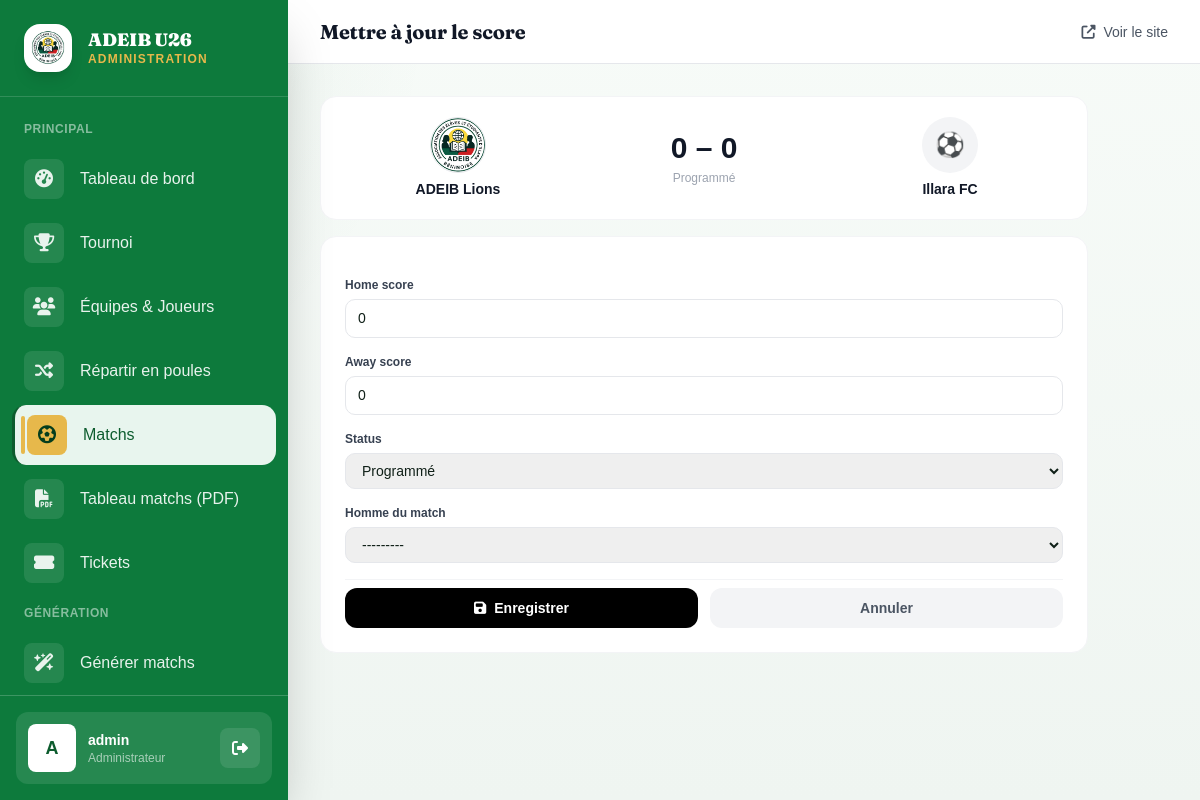
Page /admin-panel/matches/44/score/ (signed in) on the earlier database version.
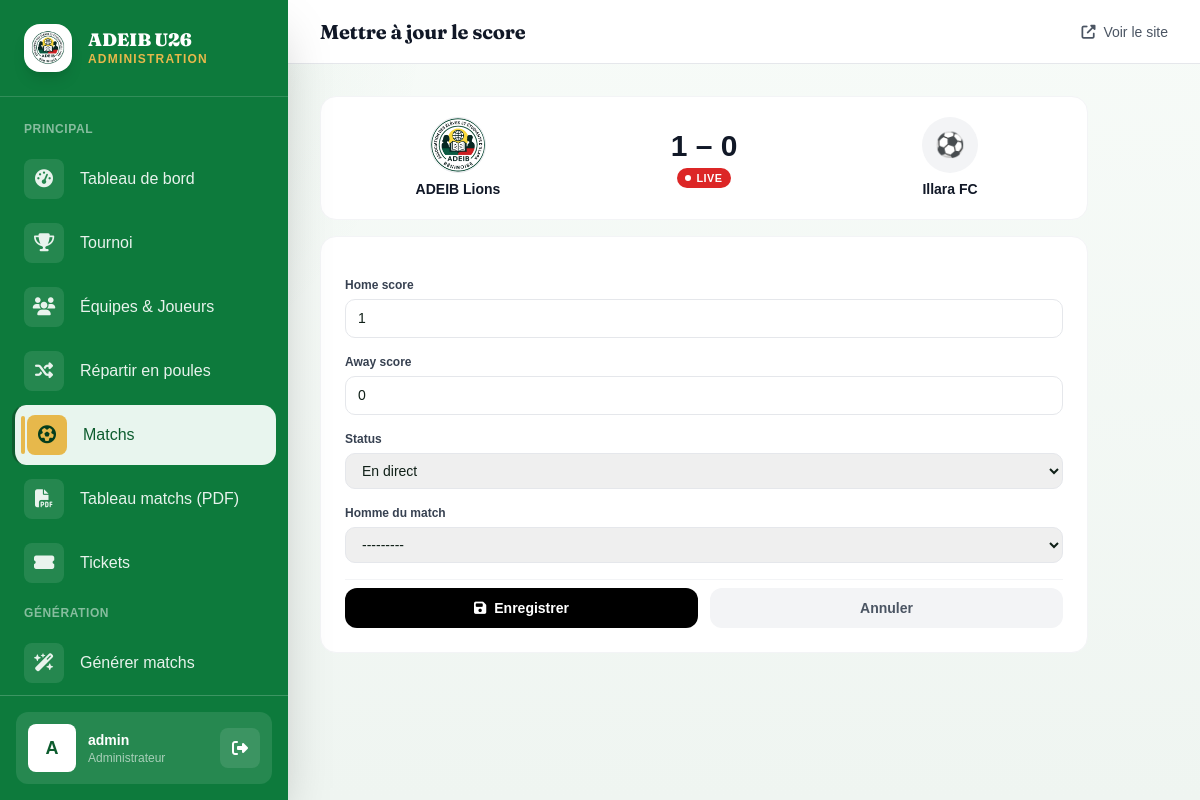
Same page on the later database version.
### tournament/models.py (models this page shows, shortened)
class Match(models.Model):
    PHASE_CHOICES = [
        ('GROUP', 'Phase de groupes'),
        ('QF', 'Quart de finale'),
        ('SF', 'Demi-finale'),
        ('3RD', 'Match 3e place'),
        ('FINAL', 'Finale'),
    ]
    STATUS_CHOICES = [
        ('SCHEDULED', 'Programmé'),
        ('LIVE', 'En direct'),
        ('FINISHED', 'Terminé'),
        ('CANCELLED', 'Annulé'),
    ]
    tournament = models.ForeignKey(Tournament, on_delete=models.CASCADE, related_name='matches')
    phase = models.CharField(max_length=10, choices=PHASE_CHOICES, default='GROUP')
    group = models.ForeignKey(Group, on_delete=models.SET_NULL, null=True, blank=True, related_name='matches')
    home_team = models.ForeignKey(Team, on_delete=models.CASCADE, related_name='home_matches')
    away_team = models.ForeignKey(Team, on_delete=models.CASCADE, related_name='away_matches')
    match_date = models.DateTimeField(null=True, blank=True)
    venue = models.CharField(max_length=200, blank=True, default='Stade Cup Legends')
    home_score = models.PositiveIntegerField(default=0)
    away_score = models.PositiveIntegerField(default=0)
    status = models.CharField(max_length=10, choices=STATUS_CHOICES, default='SCHEDULED')
    matchday = models.PositiveIntegerField(default=1)
    live_started_at = models.DateTimeField(null=True, blank=True)
    stream_url = models.URLField(blank=True, null=True, verbose_name='Lien de diffusion')
    stream_platform = models.CharField(
        max_length=10, choices=STREAM_PLATFORM_CHOICES, default='YOUTUBE',
        blank=True, verbose_name='Plateforme de diffusion',
    )
    man_of_the_match = models.ForeignKey(
        'Player', on_delete=models.SET_NULL, null=True, blank=True,
        related_name='motm_awards', verbose_name='Homme du match',
    )
    class Meta:
        verbose_name = 'Match'
        verbose_name_plural = 'Matchs'
        ordering = ['match_date']

class Team(models.Model):
    tournament = models.ForeignKey(Tournament, on_delete=models.CASCADE, related_name='teams')
    name = models.CharField(max_length=200)
    logo = models.ImageField(upload_to='teams/', blank=True, null=True)
    group = models.ForeignKey(Group, on_delete=models.SET_NULL, null=True, blank=True, related_name='teams')
    coach_name = models.CharField(max_length=200, blank=True, verbose_name='Entraîneur')
    president_name = models.CharField(max_length=200, blank=True, verbose_name='Président')
    qr_code = models.ImageField(upload_to='qrcodes/', blank=True, null=True)
    created_at = models.DateTimeField(auto_now_add=True)
    class Meta:
        verbose_name = 'Équipe'
        ordering = ['name']

### tournament/views.py (the view)
# urls.py: path('admin-panel/matches/<int:pk>/score/', views.admin_update_score, name='admin_update_score'),
@login_required
@user_passes_test(is_admin)
def admin_update_score(request, pk):
    match = get_object_or_404(Match, pk=pk)
    old_status = match.status
    if request.method == 'POST':
        form = ScoreUpdateForm(request.POST, instance=match)
        if form.is_valid():
            m = form.save(commit=False)
            if m.status == 'LIVE' and old_status != 'LIVE':
                m.live_started_at = timezone.now()
            m.save()
            if m.status == 'FINISHED':
                _update_standings(m)
                _check_predictions(m)
            messages.success(request, 'Score mis à jour.')
            return redirect('admin_matches')
    else:
        form = ScoreUpdateForm(instance=match)
    return render(request, 'admin_panel/score_form.html', {'form': form, 'match': match})

### tournament/forms.py
class ScoreUpdateForm(forms.ModelForm):
    class Meta:
        model = Match
        fields = ['home_score', 'away_score', 'status', 'man_of_the_match']
        widgets = {
            'home_score': forms.NumberInput(attrs={'min': 0}),
            'away_score': forms.NumberInput(attrs={'min': 0}),
        }
        labels = {
            'man_of_the_match': 'Homme du match',
        }
    def __init__(self, *args, **kwargs):
        super().__init__(*args, **kwargs)
        self.fields['man_of_the_match'].required = False
        if self.instance and self.instance.pk:
            self.fields['man_of_the_match'].queryset = Player.objects.filter(
                team__in=[self.instance.home_team, self.instance.away_team]
            )

### tournament/models.py (called while the page is built)
    def __str__(self):
        return f'{self.first_name} {self.last_name}'

### tournament/views.py (called while the page is built)
def is_admin(user):
    return user.is_staff or user.is_superuser

### templates/admin_panel/score_form.html (shortened to what this page needs)
{% extends 'admin_panel/base_admin.html' %}
{% block page_title %}Mettre à jour le score{% endblock %}
{% block content %}
<div class="w-full max-w-3xl">
  <div class="bg-white rounded-2xl border border-gray-100 p-5 mb-4">
    <div class="grid grid-cols-3 items-center gap-3 text-center">
      <div>
        {% if match.home_team.logo %}
        <img src="{{ match.home_team.logo.url }}" alt="{{ match.home_team.name }}" class="w-14 h-14 rounded-full object-cover border border-gray-200 mx-auto mb-2">
        {% else %}
        <div class="w-14 h-14 rounded-full bg-gray-100 flex items-center justify-center text-2xl mx-auto mb-2">⚽</div>
        {% endif %}
        <div class="font-black text-sm text-gray-900 leading-tight">{{ match.home_team.name }}</div>
      </div>
      <div>
        <div class="text-3xl font-black text-gray-900">{{ match.home_score }} – {{ match.away_score }}</div>
        <div class="text-xs text-gray-400 mt-1">
          {% if match.status == 'LIVE' %}<span class="live-pill"><span class="live-dot"></span>LIVE</span>
          {% elif match.status == 'FINISHED' %}<span class="text-black font-bold">Terminé</span>
          {% else %}<span>{{ match.get_status_display }}</span>{% endif %}
        </div>
      </div>
      <div>
        {% if match.away_team.logo %}
        <img src="{{ match.away_team.logo.url }}" alt="{{ match.away_team.name }}" class="w-14 h-14 rounded-full object-cover border border-gray-200 mx-auto mb-2">
        {% else %}
        <div class="w-14 h-14 rounded-full bg-gray-100 flex items-center justify-center text-2xl mx-auto mb-2">⚽</div>
        {% endif %}
        <div class="font-black text-sm text-gray-900 leading-tight">{{ match.away_team.name }}</div>
      </div>
    </div>
  </div>
  <div class="bg-white rounded-2xl border border-gray-100 p-6">
    <form method="post" class="space-y-4">
      {% for field in form %}
      <div>
        <label class="block text-xs font-bold text-gray-700 mb-1.5">{{ field.label }}</label>
        {{ field }}
      </div>
      {% endfor %}
      <div class="flex gap-3 pt-2 border-t border-gray-100">
        <button type="submit" class="flex-1 py-2.5 rounded-xl text-white text-sm font-bold bg-black">
          <i class="fas fa-save mr-2"></i>Enregistrer
        </button>
        <a href="{% url 'admin_matches' %}" class="flex-1 py-2.5 rounded-xl text-gray-600 text-sm font-bold text-center bg-gray-100 hover:bg-gray-200 transition-colors">
          Annuler
        </a>
      </div>
    </form>
  </div>
</div>
{% endblock %}

Differences in the rows shown:
changed Match "ADEIB Lions": home_score "0" → "1"; status "Programmé" → "En direct"; status "Programmé" → (not shown)
Other differences:
text now shown: "LIVE"
